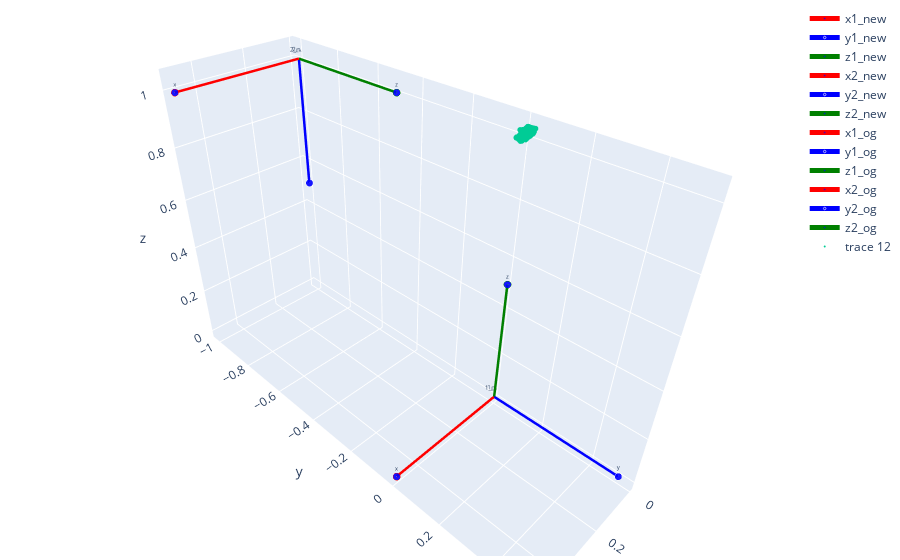

Notebook code for this chart:
### Code cell
only_new=False
only_orig=False


#Test initialization
rot_vec_3 = R.from_rotvec([0, 0, 0])
R3 = rot_vec_3.as_matrix()
t3 = [0, 0, 0]

rot_vec_4 = R.from_rotvec(-np.pi/2 * np.array([1, 0, 0]))
R4 = rot_vec_4.as_matrix()
t4 = [0, -1, 1]

scale_factor=0.5

# Annotate cameras (origins and vectors)
data_1 = vector_plot([scale_factor*R1[:,0],scale_factor*R1[:,1],scale_factor*R1[:,2]], orig=t1,cam_name='1_new')
data_2 = vector_plot([scale_factor*R2[:,0],scale_factor*R2[:,1],scale_factor*R2[:,2]], orig=t2, cam_name='2_new')

data_3 = vector_plot([scale_factor*R3[:,0],scale_factor*R3[:,1],scale_factor*R3[:,2]], orig=t3, cam_name='1_og')
data_4 = vector_plot([scale_factor*R4[:,0],scale_factor*R4[:,1],scale_factor*R4[:,2]], orig=t4, cam_name='2_og')

#print(pts_array_3d_clean.shape)

data_5  = [go.Scatter3d(x=points_3d[:,0], y=points_3d[:,1], z=points_3d[:,2], mode='markers', marker=dict(size=2))]
#data_5  = [go.Scatter3d(x=optim_3d_pts_total[:,0], y=optim_3d_pts_total[:,1], z=optim_3d_pts_total[:,2], mode='markers', marker=dict(size=2))]
#data_5  = [go.Scatter3d(x=pts_array_3d_clean[:,0], y=pts_array_3d_clean[:,1], z=pts_array_3d_clean[:,2], mode='markers', marker=dict(size=2))]
layout = go.Layout(
            margin = dict(l = 4,
                        r = 4,
                        b = 4,
                        t = 4)
                )
if only_new:
        data = data_1 + data_2 + data_5
elif only_orig:
        data = data_3 + data_4 + data_5
else:
        data = data_1 + data_2 + data_3 + data_4 + data_5


fig = go.Figure(data=data,layout=layout)
fig.update_traces(textfont_size=6)

fig.show()

### Figure 1 — Plotly figure (JSON) as saved in the notebook; plotly's stock layout.template omitted (floating-point values rounded to 4 significant figures; data arrays with more than 128 entries replaced by an {"elided": "..."} marker saying what was removed)
{"data": [{"line": {"color": "red", "width": 5}, "marker": {"color": "blue", "size": [0, 5]}, "mode": "lines+markers+text", "name": "x1_new", "text": ["1_new", "x"], "textfont": {"size": 6}, "type": "scatter3d", "x": [0, 0.5], "y": [0, 0], "z": [0, 0]}, {"line": {"color": "blue", "width": 5}, "marker": {"color": "blue", "size": [0, 5]}, "mode": "lines+markers+text", "name": "y1_new", "text": ["1_new", "y"], "textfont": {"size": 6}, "type": "scatter3d", "x": [0, 0], "y": [0, 0.5], "z": [0, 0]}, {"line": {"color": "green", "width": 5}, "marker": {"color": "blue", "size": [0, 5]}, "mode": "lines+markers+text", "name": "z1_new", "text": ["1_new", "z"], "textfont": {"size": 6}, "type": "scatter3d", "x": [0, 0], "y": [0, 0], "z": [0, 0.5]}, {"line": {"color": "red", "width": 5}, "marker": {"color": "blue", "size": [0, 5]}, "mode": "lines+markers+text", "name": "x2_new", "text": ["2_new", "x"], "textfont": {"size": 6}, "type": "scatter3d", "x": [0, 0.5], "y": [-1, -1], "z": [1, 1]}, {"line": {"color": "blue", "width": 5}, "marker": {"color": "blue", "size": [0, 5]}, "mode": "lines+markers+text", "name": "y2_new", "text": ["2_new", "y"], "textfont": {"size": 6}, "type": "scatter3d", "x": [0, 0], "y": [-1, -1.0], "z": [1, 0.5]}, {"line": {"color": "green", "width": 5}, "marker": {"color": "blue", "size": [0, 5]}, "mode": "lines+markers+text", "name": "z2_new", "text": ["2_new", "z"], "textfont": {"size": 6}, "type": "scatter3d", "x": [0, 0], "y": [-1, -0.5], "z": [1, 1]}, {"line": {"color": "red", "width": 5}, "marker": {"color": "blue", "size": [0, 5]}, "mode": "lines+markers+text", "name": "x1_og", "text": ["1_og", "x"], "textfont": {"size": 6}, "type": "scatter3d", "x": [0, 0.5], "y": [0, 0], "z": [0, 0]}, {"line": {"color": "blue", "width": 5}, "marker": {"color": "blue", "size": [0, 5]}, "mode": "lines+markers+text", "name": "y1_og", "text": ["1_og", "y"], "textfont": {"size": 6}, "type": "scatter3d", "x": [0, 0], "y": [0, 0.5], "z": [0, 0]}, {"line": {"color": "green", "width": 5}, "marker": {"color": "blue", "size": [0, 5]}, "mode": "lines+markers+text", "name": "z1_og", "text": ["1_og", "z"], "textfont": {"size": 6}, "type": "scatter3d", "x": [0, 0], "y": [0, 0], "z": [0, 0.5]}, {"line": {"color": "red", "width": 5}, "marker": {"color": "blue", "size": [0, 5]}, "mode": "lines+markers+text", "name": "x2_og", "text": ["2_og", "x"], "textfont": {"size": 6}, "type": "scatter3d", "x": [0, 0.5], "y": [-1, -1], "z": [1, 1]}, {"line": {"color": "blue", "width": 5}, "marker": {"color": "blue", "size": [0, 5]}, "mode": "lines+markers+text", "name": "y2_og", "text": ["2_og", "y"], "textfont": {"size": 6}, "type": "scatter3d", "x": [0, 0], "y": [-1, -1.0], "z": [1, 0.5]}, {"line": {"color": "green", "width": 5}, "marker": {"color": "blue", "size": [0, 5]}, "mode": "lines+markers+text", "name": "z2_og", "text": ["2_og", "z"], "textfont": {"size": 6}, "type": "scatter3d", "x": [0, 0], "y": [-1, -0.5], "z": [1, 1]}, {"marker": {"size": 2}, "mode": "markers", "textfont": {"size": 6}, "type": "scatter3d", "x": {"elided": "6697 float values"}, "y": {"elided": "6697 float values"}, "z": {"elided": "6697 float values"}}], "layout": {"margin": {"b": 4, "l": 4, "r": 4, "t": 4}}}
